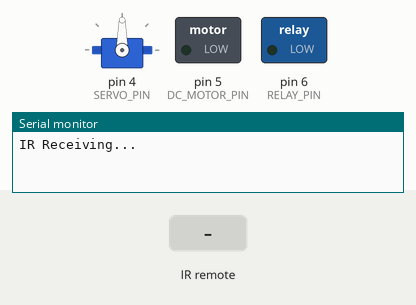
Simulated run of this sketch. Board: Arduino Uno, built with avr-gcc and run on an emulated ATmega328P. Shown: servo, switched loads named in the sketch (green lamp = pin HIGH), the last lines printed to the serial monitor. Inputs (shaded band) come from the test bench.

Above: at 1.2 s.
1.3 s: infrared code 0x10 received
At 2.5 s:
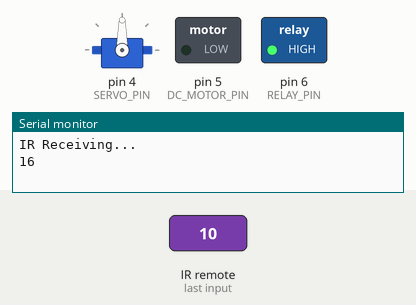
2.8 s: infrared code 0x12 received
At 3.7 s:
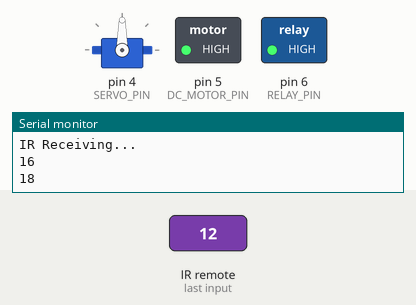
4.3 s: infrared code 0x11 received
At 4.8 s:
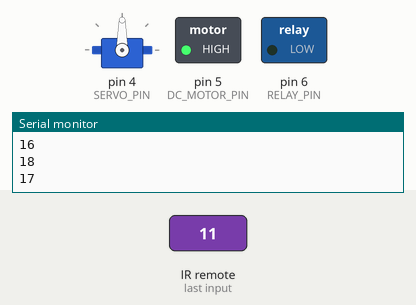
5.8 s: infrared code 0x15 received
At 7.0 s:
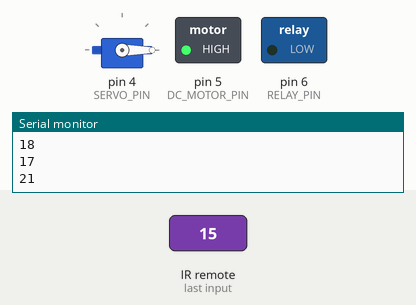
7.3 s: infrared code 0x14 received
At 8.3 s:
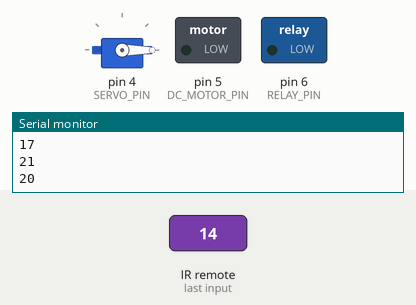
8.8 s: infrared code 0x18 received
At 9.4 s:
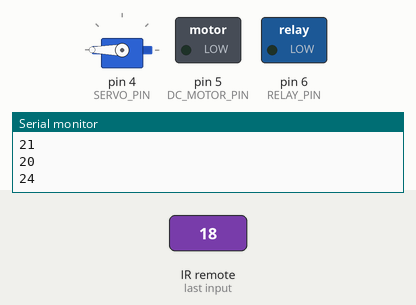
Timing chart, 0 to 11.3 s (numbered marks = the images above; inputs shaded):
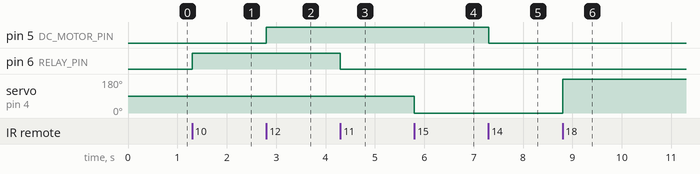

The sketch:

_thecode.ino
```cpp
#include <Servo.h>
#include <IRremote.h>

// Define pins
const int IR_RECEIVE_PIN = 3;
const int SERVO_PIN = 4;
const int DC_MOTOR_PIN = 5;
const int RELAY_PIN = 6;

// Create instances
IRrecv irrecv(IR_RECEIVE_PIN);
decode_results results;
Servo myservo;

void setup()
{
  Serial.begin(9600);
  Serial.println("IR Receiving...");

  irrecv.enableIRIn(); // Initialize the IR receiver
  myservo.attach(SERVO_PIN); // Attach the servo to the pin

  pinMode(DC_MOTOR_PIN, OUTPUT); // Set DC motor pin as output
  pinMode(RELAY_PIN, OUTPUT);    // Set relay pin as output
}

void loop()
{
  if (IrReceiver.decode())
 {
 Serial.println(IrReceiver.decodedIRData.command);
 IrReceiver.resume();
 }

  switch(IrReceiver.decodedIRData.command){

      case 16: // Example IR code for Relay ON
        digitalWrite(RELAY_PIN, HIGH);
        break;

      case 17: // Example IR code for Relay OFF
        digitalWrite(RELAY_PIN, LOW);
        break;

      case 18: // Example IR code for DC Motor ON
        digitalWrite(DC_MOTOR_PIN, HIGH);
        break;

      case 20: // Example IR code for DC Motor OFF
        digitalWrite(DC_MOTOR_PIN, LOW);
        break;

      // Add more cases for servo control or other devices
      case 21: // Example IR code for Servo to 0 degrees
        myservo.write(0);
        break;

      case 22: // Example IR code for Servo to 90 degrees
        myservo.write(90);
        break;

      case 24: // Example IR code for Servo to 180 degrees
        myservo.write(180);
        break;
    }

    irrecv.resume(); // Receive the next value
  }
```

Measured:
- after the input at 1.3 s, pin 6 (RELAY_PIN): LOW → HIGH at once
- after the input at 2.8 s, pin 5 (DC_MOTOR_PIN): LOW → HIGH at once
- after the input at 4.3 s, pin 6 (RELAY_PIN): HIGH → LOW at once
- after the input at 5.8 s, servo on pin 4 (SERVO_PIN): 90° → 0° at once
- after the input at 7.3 s, pin 5 (DC_MOTOR_PIN): HIGH → LOW at once
- after the input at 8.8 s, servo on pin 4 (SERVO_PIN): 0° → 180° at once
